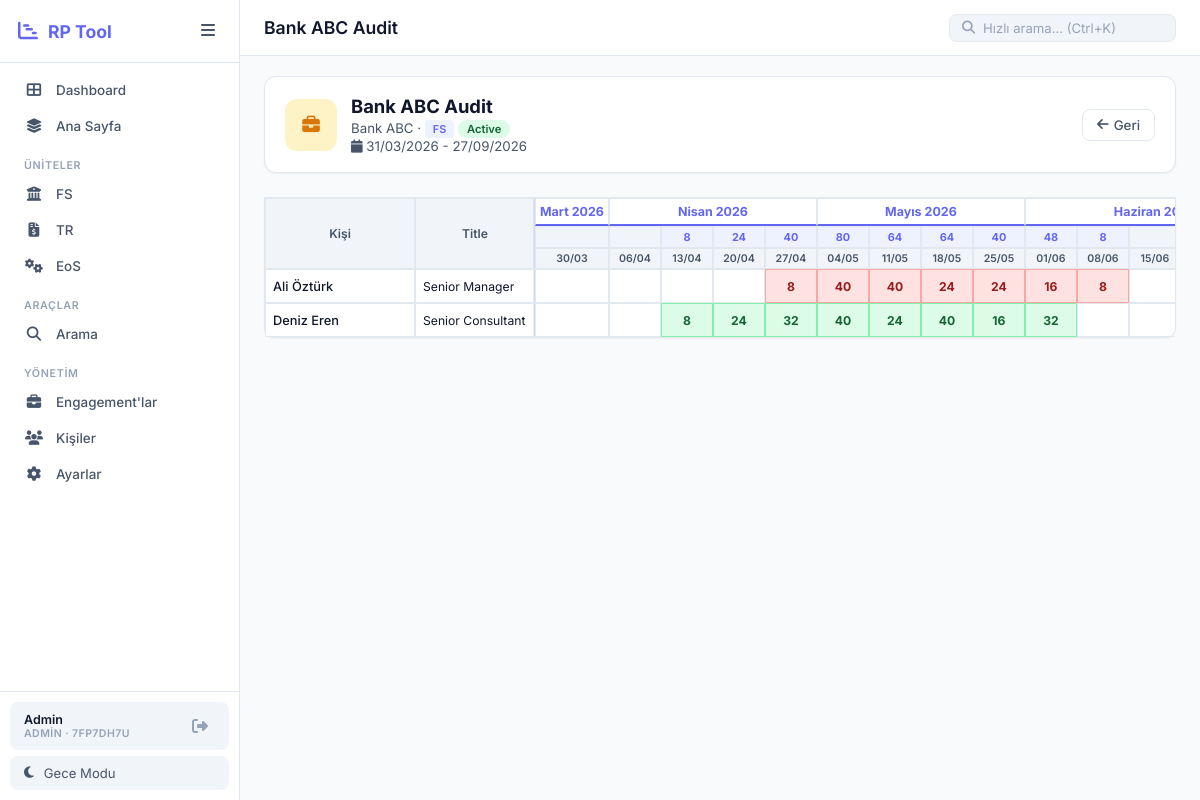
Screenshot of /search/engagement/1 (signed in) with the database file from the repository.
### models.py (models this page shows, shortened)
class Unit(db.Model):
    __tablename__ = 'units'
    id = db.Column(db.Integer, primary_key=True)
    workspace_id = db.Column(db.Integer, db.ForeignKey('workspaces.id'), nullable=False)
    short_name = db.Column(db.String(20), nullable=False)
    long_name = db.Column(db.String(200), nullable=False)
    icon = db.Column(db.String(50), default='fas fa-folder')
    color = db.Column(db.String(20), default='#6366f1')
    sort_order = db.Column(db.Integer, default=0)
    is_active = db.Column(db.Boolean, default=True)
    created_at = db.Column(db.DateTime, default=datetime.utcnow)
    __table_args__ = (
        db.UniqueConstraint('workspace_id', 'short_name', name='unique_ws_unit'),
    )

class User(UserMixin, db.Model):
    __tablename__ = 'users'
    id = db.Column(db.Integer, primary_key=True)
    username = db.Column(db.String(100), unique=True, nullable=False)
    password = db.Column(db.String(200), nullable=False)
    display_name = db.Column(db.String(100), nullable=False)
    email = db.Column(db.String(200), nullable=True)
    role = db.Column(db.String(20), default='user')
    workspace_id = db.Column(db.Integer, db.ForeignKey('workspaces.id'), nullable=False)
    last_login = db.Column(db.DateTime, nullable=True)
    created_at = db.Column(db.DateTime, default=datetime.utcnow)
    def is_admin(self):
        return self.role == 'admin'

class Workspace(db.Model):
    __tablename__ = 'workspaces'
    id = db.Column(db.Integer, primary_key=True)
    name = db.Column(db.String(200), nullable=False)
    code = db.Column(db.String(10), unique=True, nullable=False)
    created_at = db.Column(db.DateTime, default=datetime.utcnow)
    users = db.relationship('User', backref='workspace', lazy=True)
    units = db.relationship('Unit', backref='workspace', lazy=True, cascade='all, delete-orphan')
    titles = db.relationship('Title', backref='workspace', lazy=True, cascade='all, delete-orphan')
    persons = db.relationship('Person', backref='workspace', lazy=True, cascade='all, delete-orphan')
    engagements = db.relationship('Engagement', backref='workspace', lazy=True, cascade='all, delete-orphan')
    settings = db.relationship('AppSettings', backref='workspace', lazy=True, cascade='all, delete-orphan')

class Engagement(db.Model):
    __tablename__ = 'engagements'
    id = db.Column(db.Integer, primary_key=True)
    workspace_id = db.Column(db.Integer, db.ForeignKey('workspaces.id'), nullable=False)
    name = db.Column(db.String(200), nullable=False)
    client = db.Column(db.String(200), nullable=True)
    category = db.Column(db.String(50), nullable=False, default='FS')
    status = db.Column(db.String(50), default='Active')
    start_date = db.Column(db.Date, nullable=True)
    end_date = db.Column(db.Date, nullable=True)
    created_at = db.Column(db.DateTime, default=datetime.utcnow)
    bookings = db.relationship('Booking', backref='engagement', lazy=True, cascade='all, delete-orphan')

class Person(db.Model):
    __tablename__ = 'persons'
    id = db.Column(db.Integer, primary_key=True)
    workspace_id = db.Column(db.Integer, db.ForeignKey('workspaces.id'), nullable=False)
    name = db.Column(db.String(100), nullable=False)
    title = db.Column(db.String(100), nullable=False)
    email = db.Column(db.String(150), nullable=True)
    is_active = db.Column(db.Boolean, default=True, nullable=False)
    created_at = db.Column(db.DateTime, default=datetime.utcnow)
    departments = db.relationship('PersonDepartment', backref='person', lazy=True, cascade='all, delete-orphan')
    bookings = db.relationship('Booking', backref='person', lazy=True, cascade='all, delete-orphan')

class Booking(db.Model):
    __tablename__ = 'bookings'
    id = db.Column(db.Integer, primary_key=True)
    person_id = db.Column(db.Integer, db.ForeignKey('persons.id'), nullable=False)
    engagement_id = db.Column(db.Integer, db.ForeignKey('engagements.id'), nullable=False)
    week_start = db.Column(db.Date, nullable=False)
    hours = db.Column(db.Float, default=0)
    color = db.Column(db.String(20), default='green')
    note = db.Column(db.String(200), nullable=True)
    created_at = db.Column(db.DateTime, default=datetime.utcnow)
    __table_args__ = (
        db.UniqueConstraint('person_id', 'engagement_id', 'week_start', name='unique_booking'),
    )

### app.py (the view)
@app.route('/search/engagement/<int:engagement_id>')
@login_required
def engagement_detail(engagement_id):
    eng = Engagement.query.filter_by(id=engagement_id, workspace_id=ws_id()).first_or_404()
    weeks = get_ws_weeks()
    bks = Booking.query.filter_by(engagement_id=eng.id).all()
    pb = {}
    for b in bks:
        if b.person_id not in pb:
            pb[b.person_id] = {'person': db.session.get(Person, b.person_id), 'bookings': {}}
        pb[b.person_id]['bookings'][b.week_start] = b
    wt = {w: sum(p['bookings'][w].hours for p in pb.values() if w in p['bookings']) for w in weeks}
    return render_template('engagement_detail.html', engagement=eng, weeks=weeks, person_bookings=pb, weekly_totals=wt)

### app.py (called while the page is built)
@login_manager.user_loader
def load_user(user_id):
    return db.session.get(User, int(user_id))

def ws_id():
    return current_user.workspace_id

def get_month_label(d):
    m = {1:'Ocak',2:'Şubat',3:'Mart',4:'Nisan',5:'Mayıs',6:'Haziran',
         7:'Temmuz',8:'Ağustos',9:'Eylül',10:'Ekim',11:'Kasım',12:'Aralık'}
    return m.get(d.month, d.strftime('%B'))

def get_active_units():
    if not current_user.is_authenticated:
        return []
    return Unit.query.filter_by(workspace_id=ws_id(), is_active=True).order_by(Unit.sort_order, Unit.short_name).all()

def get_active_titles():
    if not current_user.is_authenticated:
        return []
    return Title.query.filter_by(workspace_id=ws_id(), is_active=True).order_by(Title.sort_order, Title.name).all()

def get_demand_page_name():
    if not current_user.is_authenticated:
        return 'Ana Sayfa'
    name = AppSettings.get(ws_id(), 'demand_page_name', '')
    return name if name else 'Ana Sayfa'

@app.context_processor
def utility_processor():
    try:
        units = get_active_units()
        dpn = get_demand_page_name()
        titles = get_active_titles()
        ws_code = current_user.workspace.code if current_user.is_authenticated else ''
        ws_name = current_user.workspace.name if current_user.is_authenticated else ''
    except Exception:
        units, titles = [], []
        dpn = 'CA Demand'
        ws_code, ws_name = '', ''
    return {
        'get_week_label': get_week_label,
        'get_month_label': get_month_label,
        'active_units': units,
        'active_titles': titles,
        'demand_page_name': dpn,
        'ws_code': ws_code,
        'ws_name': ws_name,
    }

### models.py (called while the page is built)
    @staticmethod
    def get(workspace_id, key, default=''):
        s = AppSettings.query.filter_by(workspace_id=workspace_id, key=key).first()
        return s.value if s else default

### templates/engagement_detail.html (shortened to what this page needs)
{% extends "base.html" %}
{% block page_title %}{{ engagement.name }}{% endblock %}
{% block content %}
<div class="detail-header">
    <div class="detail-avatar eng-avatar"><i class="fas fa-briefcase"></i></div>
    <div class="detail-info">
        <h2>{{ engagement.name }}</h2>
        <p>
            {{ engagement.client }}
            &middot;
            <span class="badge badge-unit">{{ engagement.category }}</span>
            <span class="badge badge-{{ 'success' if engagement.status == 'Active' else 'warning' if engagement.status == 'Pipeline' else 'default' }}">
                {{ engagement.status }}
            </span>
        </p>
        {% if engagement.start_date %}
        <p class="text-muted">
            <i class="fas fa-calendar"></i>
            {{ engagement.start_date.strftime('%d/%m/%Y') }} -
            {{ engagement.end_date.strftime('%d/%m/%Y') if engagement.end_date else 'TBD' }}
        </p>
        {% endif %}
    </div>
    <a href="javascript:history.back()" class="btn btn-ghost"><i class="fas fa-arrow-left"></i> Geri</a>
</div>
<div class="gantt-outer" style="margin-top: 1.5rem;">
    <div class="gantt-table-container">
        <table class="gantt-table">
            <thead>
                <tr class="month-row">
                    <th class="sticky-col col-person-single" rowspan="3">Kişi</th>
                    <th class="sticky-col col-title-single" rowspan="3">Title</th>
                    {% set ns = namespace(cm='') %}
                    {% for w in weeks %}
                        {% set mk = w.strftime('%Y-%m') %}
                        {% if mk != ns.cm %}
                            {% set ns.cm = mk %}
                            {% set cnt = [] %}
                            <th colspan="{{ cnt|length }}" class="month-cell">
                                {{ get_month_label(w) }} {{ w.year }}
                            </th>
                        {% endif %}
                    {% endfor %}
                </tr>
                <tr class="totals-row">
                    {% for w in weeks %}
                    <th class="week-total-cell {% if weekly_totals[w] > 0 %}has-hours{% endif %}">
                        {% if weekly_totals[w] > 0 %}{{ weekly_totals[w]|int }}{% endif %}
                    </th>
                    {% endfor %}
                </tr>
                <tr class="week-header-row">
                    {% for w in weeks %}
                    <th class="week-cell">{{ w.strftime('%d/%m') }}</th>
                    {% endfor %}
                </tr>
            </thead>
            <tbody>
                {% for person_id, pb_data in person_bookings.items() %}
                <tr class="gantt-row">
                    <td class="sticky-col col-person-single">
                        <a href="{{ url_for('person_detail', person_id=pb_data.person.id) }}" class="person-link">
                            {{ pb_data.person.name }}
                        </a>
                    </td>
                    <td class="sticky-col col-title-single">{{ pb_data.person.title }}</td>
                    {% for w in weeks %}
                        {% set b = pb_data.bookings.get(w) %}
                        <td class="gantt-cell {% if b and b.hours > 0 %}booked cell-{{ b.color }}{% endif %}"
                            data-person-id="{{ pb_data.person.id }}"
                            data-engagement-id="{{ engagement.id }}"
                            data-week="{{ w.strftime('%Y-%m-%d') }}"
                            data-hours="{{ b.hours if b else 0 }}"
                            data-color="{{ b.color if b else 'green' }}"
                            {% if current_user.is_admin() %}onclick="openCellEdit(this)"{% endif %}>
                            {% if b and b.hours > 0 %}{{ b.hours|int }}{% endif %}
                        </td>
                    {% endfor %}
                </tr>
                {% endfor %}
            </tbody>
        </table>
    </div>
</div>
{% endblock %}

### templates/base.html (shortened to what this page needs)
<!DOCTYPE html>
<html lang="tr" data-theme="light">
<head>
    <link rel="stylesheet" href="{{ url_for('static', filename='css/style.css') }}">
    <link rel="stylesheet" href="https://cdnjs.cloudflare.com/ajax/libs/font-awesome/6.5.0/css/all.min.css">
</head>
<body>
    <aside class="sidebar" id="sidebar">
        <div class="sidebar-header">
            <div class="logo">
                <i class="fas fa-chart-gantt"></i>
                <span>RP Tool</span>
            </div>
            <button class="sidebar-toggle" onclick="toggleSidebar()">
                <i class="fas fa-bars"></i>
            </button>
        </div>
        <nav class="sidebar-nav">
            <a href="{{ url_for('dashboard') }}" class="nav-item {% if request.endpoint == 'dashboard' %}active{% endif %}">
                <i class="fas fa-th-large"></i>
                <span>Dashboard</span>
            </a>
            <a href="{{ url_for('ca_demand') }}" class="nav-item {% if request.endpoint == 'ca_demand' %}active{% endif %}">
                <i class="fas fa-layer-group"></i>
                <span>{{ demand_page_name }}</span>
            </a>
            {% if active_units %}
            <div class="nav-divider">Üniteler</div>
            {% for unit in active_units %}
            <a href="{{ url_for('unit_view', short_name=unit.short_name) }}"
               class="nav-item {% if request.endpoint == 'unit_view' and request.view_args.get('short_name') == unit.short_name %}active{% endif %}">
                <i class="{{ unit.icon }}"></i>
                <span>{{ unit.short_name }}</span>
            </a>
            {% endfor %}
            {% endif %}
            <div class="nav-divider">Araçlar</div>
            <a href="{{ url_for('search') }}" class="nav-item {% if request.endpoint == 'search' %}active{% endif %}">
                <i class="fas fa-search"></i>
                <span>Arama</span>
            </a>
            {% if current_user.is_admin() %}
            <div class="nav-divider">Yönetim</div>
            <a href="{{ url_for('manage_engagements') }}" class="nav-item {% if request.endpoint == 'manage_engagements' %}active{% endif %}">
                <i class="fas fa-briefcase"></i>
                <span>Engagement'lar</span>
            </a>
            <a href="{{ url_for('manage_people') }}" class="nav-item {% if request.endpoint == 'manage_people' %}active{% endif %}">
                <i class="fas fa-users"></i>
                <span>Kişiler</span>
            </a>
            <a href="{{ url_for('admin_settings') }}" class="nav-item {% if request.endpoint == 'admin_settings' %}active{% endif %}">
                <i class="fas fa-gear"></i>
                <span>Ayarlar</span>
            </a>
            {% endif %}
        </nav>
        <div class="sidebar-footer">
            <div class="sidebar-user">
                <div class="sidebar-user-info">
                    <span class="sidebar-user-name">{{ current_user.display_name }}</span>
                    <span class="sidebar-user-role">{{ 'Admin' if current_user.is_admin() else 'User' }} · {{ ws_code }}</span>
                </div>
                <a href="{{ url_for('logout') }}" class="sidebar-logout" title="Çıkış">
                    <i class="fas fa-sign-out-alt"></i>
                </a>
            </div>
            <button class="theme-toggle" onclick="toggleTheme()">
                <i class="fas fa-moon" id="theme-icon"></i>
                <span id="theme-text">Gece Modu</span>
            </button>
        </div>
    </aside>
    <main class="main-content" id="main-content">
        <header class="top-bar">
            <div class="top-bar-left">
                <h1 class="page-title">{% block page_title %}Resource Planner{% endblock %}</h1>
            </div>
            <div class="top-bar-right">
                <div class="search-box-mini">
                    <i class="fas fa-search"></i>
                    <input type="text" placeholder="Hızlı arama... (Ctrl+K)" id="quick-search"
                           onkeydown="if(event.key==='Enter') window.location.href='/search?q='+this.value">
                </div>
            </div>
        </header>
        <div class="content-area">
            {% block content %}{% endblock %}
        </div>
    </main>
</body>
</html>

### rows the page displays
Unit: short_name "FS"
Unit: short_name "TR"
Unit: short_name "EoS"
User: display_name "Admin", role "ADMIN"
Workspace: code "7FP7DH7U"
Engagement: name "Bank ABC Audit", client "Bank ABC", category "FS", status "Active", start_date "31/03/2026", end_date "27/09/2026"
Person: person.name "Ali Öztürk", person "Senior Manager"
Booking: hours "8"
Booking: hours "40"
Booking: hours "40"
Booking: hours "24"
Booking: hours "24"
Booking: hours "16"
Booking: hours "8"
Person: person.name "Deniz Eren", person "Senior Consultant"
Booking: hours "8"
Booking: hours "24"
Booking: hours "32"
Booking: hours "40"
Booking: hours "24"
Booking: hours "40"
Booking: hours "16"
Booking: hours "32"

### other values shown
{{ demand_page_name }} "Ana Sayfa"
{{ get_month_label(w) }} "Mart" "Nisan" "Mayıs" "Haziran"
{{ w.year }} "2026" "2026" "2026"
{{ weekly_totals[w]|int }} "8" "24" "40" "80" "64" "64" "40" "48" "8"
{{ w.strftime('%d/%m') }} "30/03" "06/04" "13/04" "20/04" "27/04" "04/05" "11/05" "18/05" "25/05" "01/06" "08/06" "15/06"
